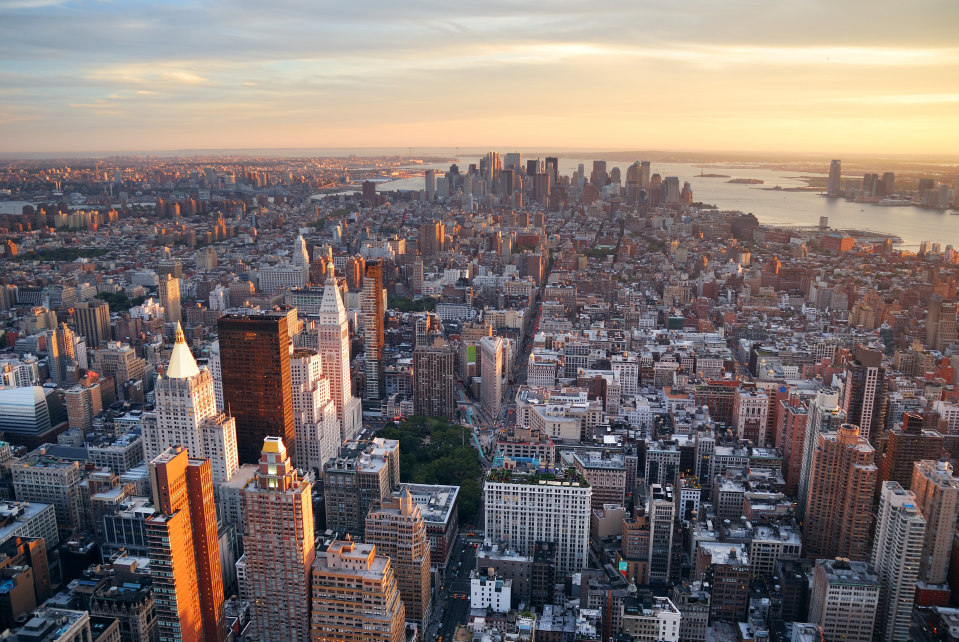
#> input picture manhattan_big.jpg, 3833 x 2566 px (shown at 1/4 size)
$ python 1-8.py
#> lines starting #> are read from the running program, lines starting #| are printed output that depends on the picture
import numpy as np, cv2


def fun11_image_viewer():
    #(0) global vars
    global img0, W, H, ws, Hw, ar, wmanhat
    #(1) input
    img0 = cv2.imread('manhattan_big.jpg', cv2.IMREAD_COLOR)
#> img0 is the input picture: shape (2566, 3833, 3); mean B, G, R 113.2, 115.9, 126.4
    #(2) get image size, and set viewing parameters
    H, W = img0.shape[:2]
#> H = 2566; W = 3833
    ar, ws = H/W, Ww/W # 종횡비, Ww의 축소 비율
#> ar = 0.669; ws = 0.157
    Hw = int(ar*Ww) # 출력 윈도우의 세로
#> Hw = 401
    print('W = {}, H = {}'.format(W, H))
#| W = 3833, H = 2566
    #(3) window
    wmanhat = 'Manhattan'
    cv2.namedWindow(wmanhat, cv2.WINDOW_AUTOSIZE)
    cv2.resizeWindow(wmanhat, Ww, Hw)
    #(4) imshow
    imgw = cv2.resize(img0, (Ww, Hw), cv2.INTER_CUBIC)
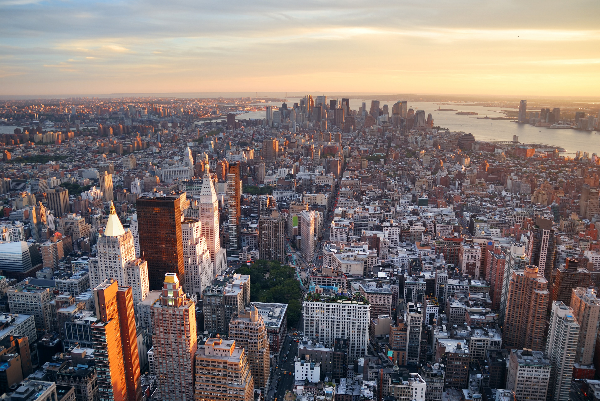
#> imgw: shape (401, 600, 3); mean B, G, R 113, 115.7, 126.2
    cv2.imshow(wmanhat, imgw); # (w0)
    #(5) set MouseCallback function
    cv2.setMouseCallback (wmanhat, onMouseView);


btn = False
Ww = 600 # viewing window width
vs = 1 # view scalez
zs = 8 # zoom scale
h, w = 50*vs, 50*vs

# [53 lines left out: function onMouseView, not called in this run]


fun = 11
if fun == 11:
    fun11_image_viewer()

#키 입력 대기 시간으로 입력이 없으면 종료하는데, 0 이면 무한대기
cv2.waitKey(0)
cv2.destroyAllWindows()
